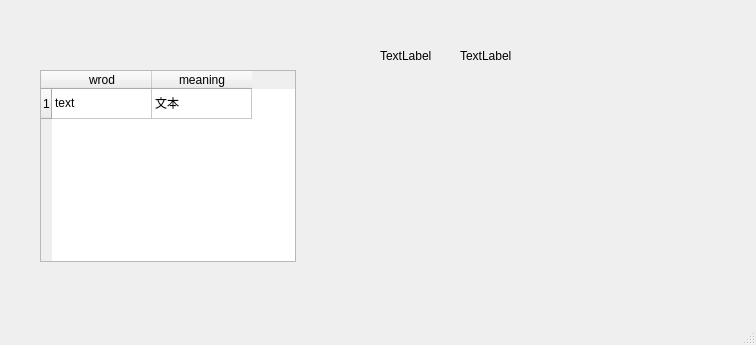
<?xml version="1.0" encoding="UTF-8"?>
<ui version="4.0">
 <class>MainWindow</class>
 <widget class="QMainWindow" name="MainWindow">
  <property name="geometry">
   <rect>
    <x>0</x>
    <y>0</y>
    <width>756</width>
    <height>345</height>
   </rect>
  </property>
  <property name="windowTitle">
   <string>MainWindow</string>
  </property>
  <widget class="QWidget" name="centralwidget">
   <widget class="QTableWidget" name="tableWidget">
    <property name="geometry">
     <rect>
      <x>40</x>
      <y>70</y>
      <width>256</width>
      <height>192</height>
     </rect>
    </property>
    <property name="dragEnabled">
     <bool>true</bool>
    </property>
    <property name="columnCount">
     <number>2</number>
    </property>
    <attribute name="horizontalHeaderCascadingSectionResizes">
     <bool>false</bool>
    </attribute>
    <row>
     <property name="text">
      <string>1</string>
     </property>
    </row>
    <column>
     <property name="text">
      <string>wrod</string>
     </property>
    </column>
    <column>
     <property name="text">
      <string>meaning</string>
     </property>
    </column>
    <item row="0" column="0">
     <property name="text">
      <string>text</string>
     </property>
    </item>
    <item row="0" column="1">
     <property name="text">
      <string>文本</string>
     </property>
    </item>
   </widget>
   <widget class="QLabel" name="t1">
    <property name="geometry">
     <rect>
      <x>380</x>
      <y>50</y>
      <width>54</width>
      <height>12</height>
     </rect>
    </property>
    <property name="acceptDrops">
     <bool>true</bool>
    </property>
    <property name="text">
     <string>TextLabel</string>
    </property>
   </widget>
   <widget class="QLabel" name="t2">
    <property name="geometry">
     <rect>
      <x>460</x>
      <y>50</y>
      <width>54</width>
      <height>12</height>
     </rect>
    </property>
    <property name="text">
     <string>TextLabel</string>
    </property>
   </widget>
  </widget>
  <widget class="QMenuBar" name="menubar">
   <property name="geometry">
    <rect>
     <x>0</x>
     <y>0</y>
     <width>756</width>
     <height>23</height>
    </rect>
   </property>
  </widget>
  <widget class="QStatusBar" name="statusbar"/>
 </widget>
 <resources/>
 <connections/>
</ui>
